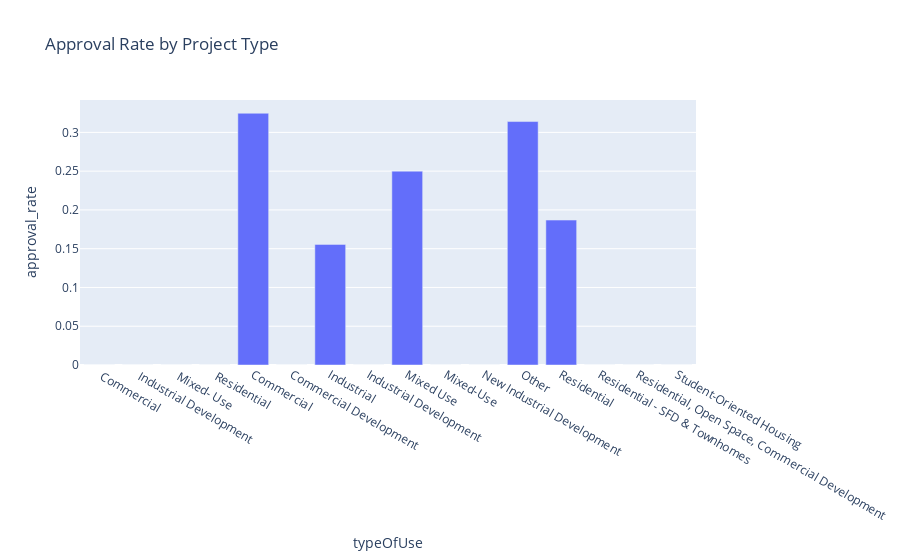

Write notebook code for a chart like this one.
### Code cell
approval_rates = df.groupby('typeOfUse').apply(lambda group: len(group[group['status'] == 'Approved']) / len(group)).reset_index()
approval_rates.columns = ['typeOfUse', 'approval_rate']

fig = px.bar(approval_rates, x='typeOfUse', y='approval_rate', title="Approval Rate by Project Type")
fig.show()

### Figure 1 — Plotly figure (JSON) as saved in the notebook; plotly's stock layout.template omitted (floating-point values rounded to 4 significant figures)
{"data": [{"alignmentgroup": "True", "hovertemplate": "typeOfUse=%{x}<br>approval_rate=%{y}<extra></extra>", "legendgroup": "", "marker": {"color": "#636efa", "pattern": {"shape": ""}}, "name": "", "offsetgroup": "", "orientation": "v", "showlegend": false, "textposition": "auto", "type": "bar", "x": [" Commercial", " Industrial Development", " Mixed- Use", " Residential", "Commercial", "Commercial Development", "Industrial", "Industrial Development", "Mixed Use", "Mixed-Use", "New Industrial Development", "Other", "Residential", "Residential - SFD & Townhomes", "Residential, Open Space, Commercial Development", "Student-Oriented Housing"], "xaxis": "x", "y": [0, 0, 0, 0, 0.3247, 0, 0.1556, 0, 0.25, 0, 0, 0.314, 0.1869, 0, 0, 0], "yaxis": "y"}], "layout": {"barmode": "relative", "legend": {"tracegroupgap": 0}, "title": {"text": "Approval Rate by Project Type"}, "xaxis": {"anchor": "y", "domain": [0, 1], "title": {"text": "typeOfUse"}}, "yaxis": {"anchor": "x", "domain": [0, 1], "title": {"text": "approval_rate"}}}}
